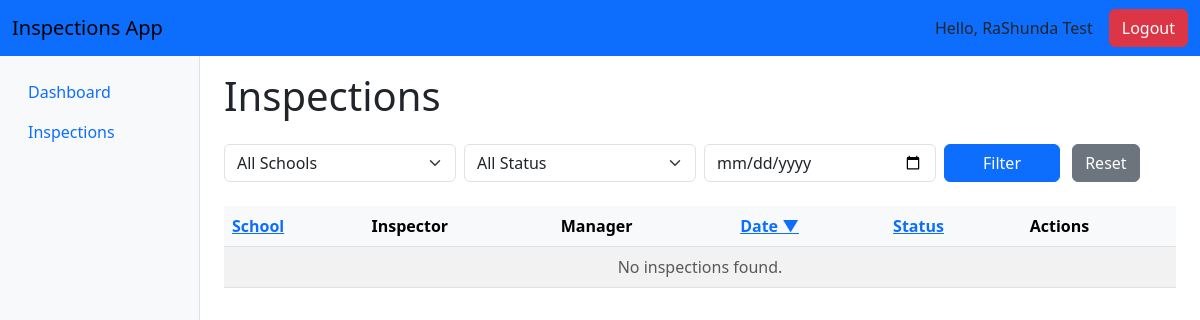
The page /inspections/ (signed in) on the database as committed earlier.
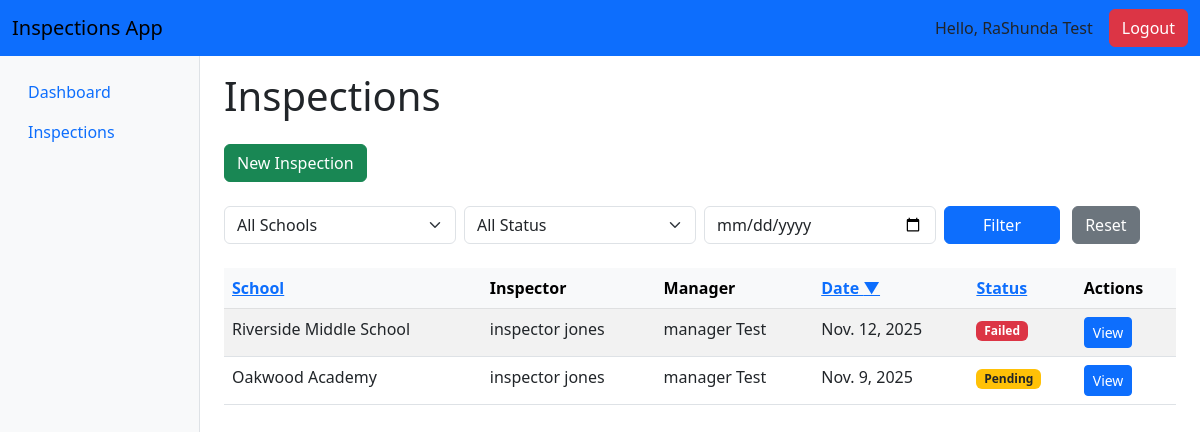
The same page on the database as committed later.
### apps/inspections/models.py (models this page shows, shortened)
class Inspection(models.Model):
    class Status(models.TextChoices):
        PENDING = "PENDING", "Pending"
        COMPLETED = "COMPLETED", "Completed"
        FAILED = "FAILED", "Failed"
        PASSED = "PASSED", "Passed"
    school = models.ForeignKey(School, on_delete=models.CASCADE, related_name="inspections")
    inspector = models.ForeignKey(
        AppUser,
        on_delete=models.SET_NULL,
        null=True,
        blank=True,
        related_name="inspections_as_inspector",
        limit_choices_to={'role': AppUser.Role.INSPECTOR}
    )
    manager = models.ForeignKey(
        AppUser,
        on_delete=models.SET_NULL,
        null=True,
        blank=True,
        related_name="inspections_as_manager",
        limit_choices_to={'role': AppUser.Role.MANAGER}
    )
    checklist = models.ForeignKey(
        Checklist,
        on_delete=models.SET_NULL,
        null=True,
        blank=True,
        related_name="inspections"
    )
    date = models.DateField()
    status = models.CharField(max_length=20, choices=Status.choices, default=Status.PENDING)
    notes = models.TextField(blank=True, null=True)
    created_at = models.DateTimeField(auto_now_add=True)
    updated_at = models.DateTimeField(auto_now=True)
    class Meta:
        ordering = ['-date']
        verbose_name = "Inspection"
        verbose_name_plural = "Inspections"

### apps/schools/models.py (models this page shows, shortened)
class School(models.Model):
    name = models.CharField(max_length=255)
    address = models.CharField(max_length=255, blank=True, null=True)
    city = models.CharField(max_length=100, blank=True, null=True)
    state = models.CharField(max_length=100, blank=True, null=True)
    postal_code = models.CharField(max_length=10, blank=True, null=True)
    phone_number = models.CharField(max_length=10, blank=True, null=True)
    created_at = models.DateTimeField(auto_now_add=True)
    managers = models.ManyToManyField(
        AppUser,
        related_name="managed_schools",
        blank=True,
        limit_choices_to={'role': AppUser.Role.MANAGER}
    )
    kitchen_staff = models.ManyToManyField(
        AppUser,
        related_name="kitchen_schools",
        blank=True,
        limit_choices_to={'role': AppUser.Role.KITCHEN}
    )
    inspectors = models.ManyToManyField(
        AppUser,
        related_name="inspection_schools",
        blank=True,
        limit_choices_to={'role': AppUser.Role.INSPECTOR}
    )
    class Meta:
        verbose_name = "School"
        verbose_name_plural = "Schools"
        ordering = ['name']

### apps/users/models.py (models this page shows, shortened)
class AppUser(models.Model):
    class Role(models.TextChoices):
        ADMIN = "ADMIN", "Admin"
        MANAGER = "MANAGER", "Manager"
        KITCHEN = "KITCHEN", "Kitchen Staff"
        INSPECTOR = "INSPECTOR", "Inspector"
    user = models.OneToOneField(User, on_delete=models.CASCADE)
    role = models.CharField(max_length=20, choices=Role.choices, default=Role.KITCHEN)
    phone_number = models.CharField(max_length=20, blank=True, null=True)
    is_staff = models.BooleanField(default=False)
    is_active = models.BooleanField(default=True)
    date_joined = models.DateTimeField(auto_now_add=True)
    class Meta:
        verbose_name = "User Profile"
        verbose_name_plural = "User Profiles"

### apps/inspections/views.py (the view)
# urls.py: path('', views.inspection_list, name='inspection_list'),
@login_required
def inspection_list(request):
    inspections = Inspection.objects.select_related('school', 'inspector', 'manager', 'checklist')
    school_id = request.GET.get('school')
    status = request.GET.get('status')
    date = request.GET.get('date')
    if school_id:
        inspections = inspections.filter(school_id=school_id)
    if status:
        inspections = inspections.filter(status=status)
    if date:
        inspections = inspections.filter(date=date)
    sort_by = request.GET.get('sort', '-date')  # Default: newest first
    valid_sort_fields = ['date', 'status', 'school__name', '-date', '-status', '-school__name']
    if sort_by not in valid_sort_fields:
        sort_by = '-date'
    inspections = inspections.order_by(sort_by)
    if sort_by.startswith('-'):
        current_sort = sort_by[1:]
        sort_direction = 'desc'
    else:
        current_sort = sort_by
        sort_direction = 'asc'
    paginator = Paginator(inspections, 20)  # 20 per page
    query_params = request.GET.copy()
    if any(k in query_params for k in ['school', 'status', 'date', 'sort']):
        page_number = None
    else:
        page_number = request.GET.get('page')
    page_obj = paginator.get_page(page_number)
    sort_prefix = '-' if sort_direction == 'desc' else ''
    context = {
        'page_obj': page_obj,
        'inspections': page_obj.object_list,  # For your table
        'schools': School.objects.all(),
        'selected_school': school_id,
        'selected_status': status,
        'selected_date': date,
        'current_sort': current_sort,
        'sort_direction': sort_direction,
        'sort_prefix': sort_prefix,
    }
    return render(request, 'inspections/inspection_list.html', context)

### templates/inspections/inspection_list.html (shortened to what this page needs)
{% extends 'base.html' %}
{% block content %}
<div class="container-fluid">
    <h1 class="mb-4">Inspections</h1>
    <div class="mb-4">
        {% if request.user.appuser.role == "ADMIN" or request.user.appuser.role == "INSPECTOR" %}
            <a href="{% url 'inspections:inspection_create' %}" class="btn btn-success">
                 New Inspection
            </a>
        {% endif %}
    </div>
    <form method="get" class="row g-2 mb-4">
        <div class="col-md-3">
            <select name="school" class="form-select">
                <option value="">All Schools</option>
            </select>
        </div>
        <div class="col-md-3">
            <select name="status" class="form-select">
                <option value="">All Status</option>
            </select>
        </div>
        <div class="col-md-3">
            <input type="date" name="date" class="form-control" value="{{ selected_date }}">
        </div>
        <div class="col-md-3">
            <button type="submit" class="btn btn-primary w-50">Filter</button>
            <a href="{% url 'inspections:inspection_list' %}" class="btn btn-secondary ms-2">Reset</a>
        </div>
    </form>
    <table class="table table-striped table-hover">
        <thead class="table-light">
            <tr>
                <th>
                    <a href="?sort={% if current_sort == 'school__name' and sort_direction == 'asc' %}-school__name{% else %}school__name{% endif %}">
                        School
                    </a>
                </th>
                <th>Inspector</th>
                <th>Manager</th>
                <th>
                    <a href="?sort={% if current_sort == 'date' and sort_direction == 'asc' %}-date{% else %}date{% endif %}">
                        Date
                        {% if current_sort == 'date' %}
                            {% if sort_direction == 'asc' %}▲{% else %}▼{% endif %}
                        {% endif %}
                    </a>
                </th>
                <th>
                    <a href="?sort={% if current_sort == 'status' and sort_direction == 'asc' %}-status{% else %}status{% endif %}">
                        Status
                    </a>
                </th>
                <th>Actions</th>
            </tr>
        </thead>
        <tbody>
            {% for inspection in inspections %}
            <tr>
                <td>{{ inspection.school.name }}</td>
                <td>{{ inspection.inspector.user.get_full_name|default:"—" }}</td>
                <td>{{ inspection.manager.user.get_full_name|default:"—" }}</td>
                <td>{{ inspection.date }}</td>
                <td>
                    {% if inspection.status == 'PASSED' %}
                        <span class="badge bg-success">Passed</span>
                    {% elif inspection.status == 'FAILED' %}
                        <span class="badge bg-danger">Failed</span>
                    {% elif inspection.status == 'PENDING' %}
                        <span class="badge bg-warning text-dark">Pending</span>
                    {% else %}
                        <span class="badge bg-secondary">{{ inspection.get_status_display }}</span>
                    {% endif %}
                </td>
                <td>
                    <a href="{% url 'inspections:inspection_detail' inspection.pk %}" class="btn btn-sm btn-primary">View</a>
                </td>
            </tr>
            {% empty %}
            <tr>
                <td colspan="6" class="text-center text-muted">No inspections found.</td>
            </tr>
            {% endfor %}
        </tbody>
    </table>
</div>
{% endblock %}

Rows that differ between the two databases and show on the page:
added Inspection: school.name "Riverside Middle School", inspector.user.get_full_name "inspector jones", manager.user.get_full_name "manager Test", date "Nov. 12, 2025", status "Failed"
added Inspection: school.name "Oakwood Academy", inspector.user.get_full_name "inspector jones", manager.user.get_full_name "manager Test", date "Nov. 9, 2025", status "Pending"
Other text that changed with them:
text no longer shown: "No inspections found."
text now shown: "New Inspection"
